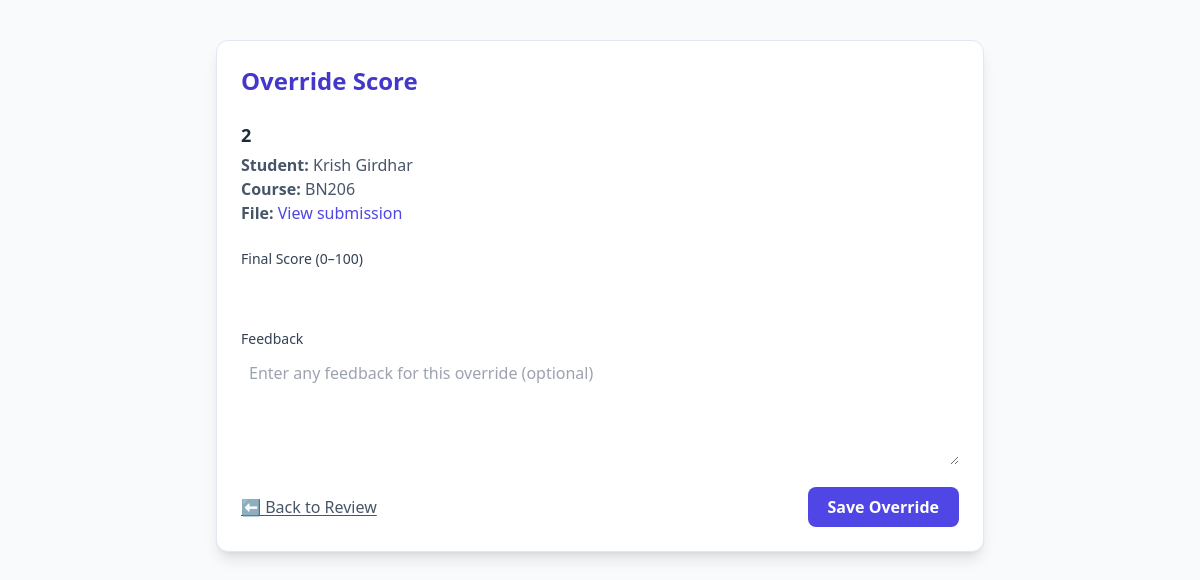
The page /override.php?submission_id=4 (signed in) on the database its author committed.
### tables this page shows
CREATE TABLE `submissions` (
  `submission_id` int(11) NOT NULL,
  `assignment_title` varchar(255) NOT NULL,
  `user_id` int(11) NOT NULL,
  `assignment_id` int(11) DEFAULT NULL,
  `course` varchar(100) DEFAULT NULL,
  `filename` varchar(255) NOT NULL,
  `file_path` varchar(255) NOT NULL,
  `submitted_at` timestamp NOT NULL DEFAULT current_timestamp(),
  `status` enum('pending','graded') DEFAULT 'pending'
);

CREATE TABLE `users` (
  `user_id` int(11) NOT NULL,
  `full_name` varchar(100) NOT NULL,
  `email` varchar(100) NOT NULL,
  `password_hash` varchar(255) NOT NULL,
  `role` enum('student','teacher','admin') DEFAULT 'student',
  `created_at` timestamp NOT NULL DEFAULT current_timestamp()
);

### override.php (the view, shortened to what this page needs)
<?php
global $pdo;
$submission_id = isset($_GET['submission_id']) ? (int) $_GET['submission_id'] : 0;
$stmt = $pdo->prepare("
    SELECT s.submission_id, s.assignment_title, s.course, s.filename, u.full_name AS student_name
    FROM submissions s
    JOIN users u ON u.user_id = s.user_id
    WHERE s.submission_id = ?
");
$stmt->execute([$submission_id]);
$submission = $stmt->fetch(PDO::FETCH_ASSOC);
?>
<!DOCTYPE html>
<html lang="en">
<head>
    <script src="https://cdn.tailwindcss.com"></script>
</head>
<body class="bg-slate-50 text-slate-800">
    <div class="max-w-3xl mx-auto my-10 bg-white rounded-xl shadow-lg border border-slate-200 p-6">
        <h1 class="text-2xl font-bold text-indigo-700 mb-6">Override Score</h1>
        <div class="mb-6">
            <h2 class="text-lg font-semibold mb-1"><?= htmlspecialchars($submission['assignment_title']) ?></h2>
            <p class="text-slate-600">
                <strong>Student:</strong> <?= htmlspecialchars($submission['student_name']) ?><br>
                <strong>Course:</strong> <?= htmlspecialchars($submission['course']) ?><br>
                <?php if (!empty($submission['filename'])): ?>
                    <strong>File:</strong>
                    <a href="<?= htmlspecialchars('uploads/' . $submission['filename']) ?>"
                       target="_blank"
                       class="text-indigo-600 hover:underline">
                       View submission
                    </a>
                <?php endif; ?>
            </p>
        </div>
        <form method="post" class="space-y-4">
            <div>
                <label class="block text-sm font-medium text-slate-700 mb-1">Final Score (0–100)</label>
                <input type="number" name="final_score" step="0.1" min="0" max="100"
                       required
                       class="w-full border-slate-300 rounded-lg focus:ring-indigo-500 focus:border-indigo-500 p-2">
            </div>
            <div>
                <label class="block text-sm font-medium text-slate-700 mb-1">Feedback</label>
                <textarea name="feedback" rows="4"
                          class="w-full border-slate-300 rounded-lg focus:ring-indigo-500 focus:border-indigo-500 p-2"
                          placeholder="Enter any feedback for this override (optional)"></textarea>
            </div>
            <div class="flex items-center justify-between mt-6">
                <a href="review.php?submission_id=<?= (int)$submission_id ?>"
                   class="text-slate-600 hover:text-slate-900 underline underline-offset-2">⬅ Back to Review</a>
                <button type="submit"
                        class="bg-indigo-600 hover:bg-indigo-700 text-white font-semibold px-5 py-2 rounded-lg">
                    Save Override
                </button>
            </div>
        </form>
    </div>
</body>
</html>

### rows shown on the page
submissions: assignment_title "2", user.full_name "Krish Girdhar", course "BN206"
